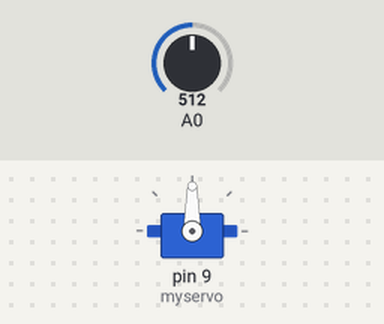
A sketch run on a simulated Arduino Mega 2560, built with avr-gcc and run on an emulated ATmega2560. On the bench: servo. The test bench sets the inputs (shaded band); at power-on: A0 = 512.

Above: at 1.2 s.
1.3 s: A0 set to 716
At 1.8 s:
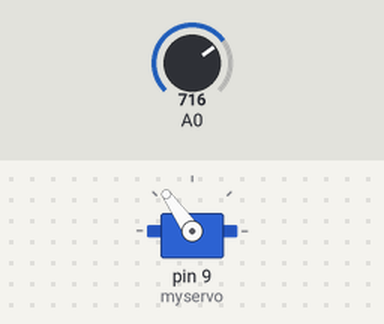
2.8 s: A0 set to 900
At 3.9 s:
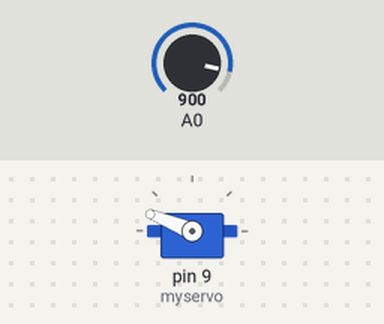
4.3 s: A0 set to 1023
At 5.2 s:
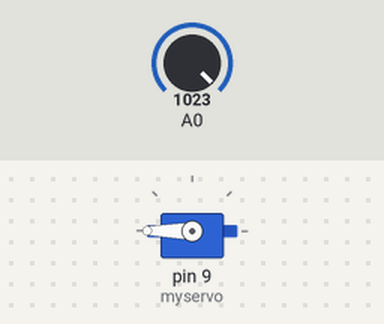
5.8 s: A0 set to 306
At 6.1 s:
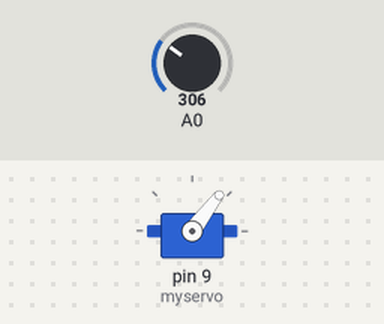
7.3 s: A0 set to 122
At 8.6 s:
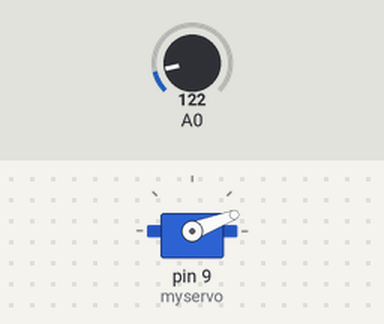
Timing chart, 0 to 9.8 s (numbered marks = the images above; inputs shaded):
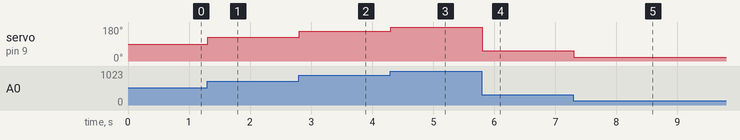

Measured:
- after the input at 1.3 s, servo on pin 9 (myservo): 90° → 125° at once
- after the input at 2.8 s, servo on pin 9 (myservo): 125° → 158° at once
- after the input at 4.3 s, servo on pin 9 (myservo): 158° → 180° at once
- after the input at 5.8 s, servo on pin 9 (myservo): 180° → 53° at once
- after the input at 7.3 s, servo on pin 9 (myservo): 53° → 21° at once

The sketch:

part_4.ino
```cpp
#include <Servo.h>

Servo myservo;

void setup()
{
  Serial3.begin(9600);
  myservo.attach(9);
}


void loop()
{
  int degree = analogRead(A0);
  degree = map(degree, 0, 1023, 0, 180);
  myservo.write(degree);
  delay(10);
}
```
